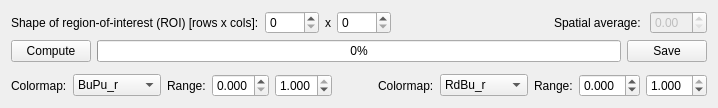
      <widget class="QWidget" name="tabWidgetPage4">
       <attribute name="title">
        <string>5. Compute</string>
       </attribute>
       <layout class="QVBoxLayout" name="verticalLayout_10">
        <item>
         <layout class="QHBoxLayout" name="horizontalLayout_12">
          <item>
           <widget class="QLabel" name="tab4_roi_label">
            <property name="enabled">
             <bool>true</bool>
            </property>
            <property name="text">
             <string>Shape of region-of-interest (ROI) [rows x cols]:</string>
            </property>
            <property name="buddy">
             <cstring>spinBoxT4_roiRow</cstring>
            </property>
           </widget>
          </item>
          <item>
           <widget class="QSpinBox" name="spinBoxT4_roiRow">
            <property name="enabled">
             <bool>true</bool>
            </property>
            <property name="maximum">
             <number>9999</number>
            </property>
           </widget>
          </item>
          <item>
           <widget class="QLabel" name="label_20">
            <property name="enabled">
             <bool>true</bool>
            </property>
            <property name="text">
             <string>x</string>
            </property>
           </widget>
          </item>
          <item>
           <widget class="QSpinBox" name="spinBoxT4_roiCol">
            <property name="enabled">
             <bool>true</bool>
            </property>
            <property name="maximum">
             <number>9999</number>
            </property>
           </widget>
          </item>
          <item>
           <spacer name="horizontalSpacer_2">
            <property name="orientation">
             <enum>Qt::Horizontal</enum>
            </property>
            <property name="sizeHint" stdset="0">
             <size>
              <width>40</width>
              <height>20</height>
             </size>
            </property>
           </spacer>
          </item>
          <item>
           <widget class="QLabel" name="label_31">
            <property name="text">
             <string>Spatial average: </string>
            </property>
           </widget>
          </item>
          <item>
           <widget class="QDoubleSpinBox" name="doubleSpinBox_mean">
            <property name="enabled">
             <bool>false</bool>
            </property>
           </widget>
          </item>
         </layout>
        </item>
        <item>
         <layout class="QHBoxLayout" name="horizontalLayout_13">
          <item>
           <widget class="QPushButton" name="pushButtonT4_compute">
            <property name="enabled">
             <bool>true</bool>
            </property>
            <property name="toolTip">
             <string>Compute statistics (might take a long time!). Before the computation start the JSON is stored. It is updated with the result once the computation is complete.</string>
            </property>
            <property name="text">
             <string>Compute</string>
            </property>
           </widget>
          </item>
          <item>
           <widget class="QProgressBar" name="progressBarT4">
            <property name="enabled">
             <bool>true</bool>
            </property>
            <property name="value">
             <number>0</number>
            </property>
           </widget>
          </item>
          <item>
           <widget class="QPushButton" name="pushButtonT4_save">
            <property name="enabled">
             <bool>true</bool>
            </property>
            <property name="toolTip">
             <string>Save the output images (below).</string>
            </property>
            <property name="text">
             <string>Save</string>
            </property>
           </widget>
          </item>
         </layout>
        </item>
        <item>
         <layout class="QHBoxLayout" name="horizontalLayout_14">
          <item>
           <widget class="QCustomPlot" name="customPlot_res0" native="true">
            <property name="sizePolicy">
             <sizepolicy hsizetype="Minimum" vsizetype="Minimum">
              <horstretch>100</horstretch>
              <verstretch>100</verstretch>
             </sizepolicy>
            </property>
           </widget>
          </item>
          <item>
           <widget class="QCustomPlot" name="customPlot_res1" native="true">
            <property name="sizePolicy">
             <sizepolicy hsizetype="Minimum" vsizetype="Minimum">
              <horstretch>100</horstretch>
              <verstretch>100</verstretch>
             </sizepolicy>
            </property>
           </widget>
          </item>
         </layout>
        </item>
        <item>
         <layout class="QHBoxLayout" name="horizontalLayout_16">
          <item>
           <widget class="QLabel" name="tab4_cmapRes1_label">
            <property name="enabled">
             <bool>true</bool>
            </property>
            <property name="text">
             <string>Colormap:</string>
            </property>
            <property name="buddy">
             <cstring>comboBoxT4_cmapRes1</cstring>
            </property>
           </widget>
          </item>
          <item>
           <widget class="QComboBox" name="comboBoxT4_cmapRes1">
            <property name="enabled">
             <bool>true</bool>
            </property>
            <property name="currentIndex">
             <number>49</number>
            </property>
            <item>
             <property name="text">
              <string>Accent</string>
             </property>
            </item>
            <item>
             <property name="text">
              <string>Dark2</string>
             </property>
            </item>
            <item>
             <property name="text">
              <string>Paired</string>
             </property>
            </item>
            <item>
             <property name="text">
              <string>Spectral</string>
             </property>
            </item>
            <item>
             <property name="text">
              <string>Pastel1</string>
             </property>
            </item>
            <item>
             <property name="text">
              <string>Pastel2</string>
             </property>
            </item>
            <item>
             <property name="text">
              <string>Set1</string>
             </property>
            </item>
            <item>
             <property name="text">
              <string>Set2</string>
             </property>
            </item>
            <item>
             <property name="text">
              <string>Set3</string>
             </property>
            </item>
            <item>
             <property name="text">
              <string>Blues</string>
             </property>
            </item>
            <item>
             <property name="text">
              <string>Greens</string>
             </property>
            </item>
            <item>
             <property name="text">
              <string>Greys</string>
             </property>
            </item>
            <item>
             <property name="text">
              <string>Oranges</string>
             </property>
            </item>
            <item>
             <property name="text">
              <string>Purples</string>
             </property>
            </item>
            <item>
             <property name="text">
              <string>Reds</string>
             </property>
            </item>
            <item>
             <property name="text">
              <string>BuPu</string>
             </property>
            </item>
            <item>
             <property name="text">
              <string>GnBu</string>
             </property>
            </item>
            <item>
             <property name="text">
              <string>PuBu</string>
             </property>
            </item>
            <item>
             <property name="text">
              <string>PuBuGn</string>
             </property>
            </item>
            <item>
             <property name="text">
              <string>PuRd</string>
             </property>
            </item>
            <item>
             <property name="text">
              <string>RdPu</string>
             </property>
            </item>
            <item>
             <property name="text">
              <string>OrRd</string>
             </property>
            </item>
            <item>
             <property name="text">
              <string>RdOrYl</string>
             </property>
            </item>
            <item>
             <property name="text">
              <string>YlGn</string>
             </property>
            </item>
            <item>
             <property name="text">
              <string>YlGnBu</string>
             </property>
            </item>
            <item>
             <property name="text">
              <string>YlOrRd</string>
             </property>
            </item>
            <item>
             <property name="text">
              <string>BrBG</string>
             </property>
            </item>
            <item>
             <property name="text">
              <string>PuOr</string>
             </property>
            </item>
            <item>
             <property name="text">
              <string>RdBu</string>
             </property>
            </item>
            <item>
             <property name="text">
              <string>RdGy</string>
             </property>
            </item>
            <item>
             <property name="text">
              <string>RdYlBu</string>
             </property>
            </item>
            <item>
             <property name="text">
              <string>RdYlGn</string>
             </property>
            </item>
            <item>
             <property name="text">
              <string>PiYG</string>
             </property>
            </item>
            <item>
             <property name="text">
              <string>PRGn</string>
             </property>
            </item>
            <item>
             <property name="text">
              <string>Accent_r</string>
             </property>
            </item>
            <item>
             <property name="text">
              <string>Dark2_r</string>
             </property>
            </item>
            <item>
             <property name="text">
              <string>Paired_r</string>
             </property>
            </item>
            <item>
             <property name="text">
              <string>Spectral_r</string>
             </property>
            </item>
            <item>
             <property name="text">
              <string>Pastel1_r</string>
             </property>
            </item>
            <item>
             <property name="text">
              <string>Pastel2_r</string>
             </property>
            </item>
            <item>
             <property name="text">
              <string>Set1_r</string>
             </property>
            </item>
            <item>
             <property name="text">
              <string>Set2_r</string>
             </property>
            </item>
            <item>
             <property name="text">
              <string>Set3_r</string>
             </property>
            </item>
            <item>
             <property name="text">
              <string>Blues_r</string>
             </property>
            </item>
            <item>
             <property name="text">
              <string>Greens_r</string>
             </property>
            </item>
            <item>
             <property name="text">
              <string>Greys_r</string>
             </property>
            </item>
            <item>
             <property name="text">
              <string>Oranges_r</string>
             </property>
            </item>
            <item>
             <property name="text">
              <string>Purples_r</string>
             </property>
            </item>
            <item>
             <property name="text">
              <string>Reds_r</string>
             </property>
            </item>
            <item>
             <property name="text">
              <string>BuPu_r</string>
             </property>
            </item>
            <item>
             <property name="text">
              <string>GnBu_r</string>
             </property>
            </item>
            <item>
             <property name="text">
              <string>PuBu_r</string>
             </property>
            </item>
            <item>
             <property name="text">
              <string>PuBuGn_r</string>
             </property>
            </item>
            <item>
             <property name="text">
              <string>PuRd_r</string>
             </property>
            </item>
            <item>
             <property name="text">
              <string>RdPu_r</string>
             </property>
            </item>
            <item>
             <property name="text">
              <string>OrRd_r</string>
             </property>
            </item>
            <item>
             <property name="text">
              <string>RdOrYl_r</string>
             </property>
            </item>
            <item>
             <property name="text">
              <string>YlGn_r</string>
             </property>
            </item>
            <item>
             <property name="text">
              <string>YlGnBu_r</string>
             </property>
            </item>
            <item>
             <property name="text">
              <string>YlOrRd_r</string>
             </property>
            </item>
            <item>
             <property name="text">
              <string>BrBG_r</string>
             </property>
            </item>
            <item>
             <property name="text">
              <string>PuOr_r</string>
             </property>
            </item>
            <item>
             <property name="text">
              <string>RdBu_r</string>
             </property>
            </item>
            <item>
             <property name="text">
              <string>RdGy_r</string>
             </property>
            </item>
            <item>
             <property name="text">
              <string>RdYlBu_r</string>
             </property>
            </item>
            <item>
             <property name="text">
              <string>RdYlGn_r</string>
             </property>
            </item>
            <item>
             <property name="text">
              <string>PiYG_r</string>
             </property>
            </item>
            <item>
             <property name="text">
              <string>PRGn_r</string>
             </property>
            </item>
           </widget>
          </item>
          <item>
           <widget class="QLabel" name="tab4_clim_raw_label">
            <property name="enabled">
             <bool>true</bool>
            </property>
            <property name="text">
             <string>Range:</string>
            </property>
            <property name="buddy">
             <cstring>doubleSpinBoxT4_climLowRes1</cstring>
            </property>
           </widget>
          </item>
          <item>
           <widget class="QDoubleSpinBox" name="doubleSpinBoxT4_climLowRes1">
            <property name="enabled">
             <bool>true</bool>
            </property>
            <property name="decimals">
             <number>3</number>
            </property>
            <property name="maximum">
             <double>1.000000000000000</double>
            </property>
           </widget>
          </item>
          <item>
           <widget class="QDoubleSpinBox" name="doubleSpinBoxT4_climHghRes1">
            <property name="enabled">
             <bool>true</bool>
            </property>
            <property name="decimals">
             <number>3</number>
            </property>
            <property name="maximum">
             <double>1.000000000000000</double>
            </property>
            <property name="value">
             <double>1.000000000000000</double>
            </property>
           </widget>
          </item>
          <item>
           <spacer name="horizontalSpacer_3">
            <property name="orientation">
             <enum>Qt::Horizontal</enum>
            </property>
            <property name="sizeHint" stdset="0">
             <size>
              <width>40</width>
              <height>20</height>
             </size>
            </property>
           </spacer>
          </item>
          <item>
           <widget class="QLabel" name="tab4_cmapRes2_label">
            <property name="enabled">
             <bool>true</bool>
            </property>
            <property name="text">
             <string>Colormap:</string>
            </property>
            <property name="buddy">
             <cstring>comboBoxT4_cmapRes2</cstring>
            </property>
           </widget>
          </item>
          <item>
           <widget class="QComboBox" name="comboBoxT4_cmapRes2">
            <property name="enabled">
             <bool>true</bool>
            </property>
            <property name="currentIndex">
             <number>62</number>
            </property>
            <item>
             <property name="text">
              <string>Accent</string>
             </property>
            </item>
            <item>
             <property name="text">
              <string>Dark2</string>
             </property>
            </item>
            <item>
             <property name="text">
              <string>Paired</string>
             </property>
            </item>
            <item>
             <property name="text">
              <string>Spectral</string>
             </property>
            </item>
            <item>
             <property name="text">
              <string>Pastel1</string>
             </property>
            </item>
            <item>
             <property name="text">
              <string>Pastel2</string>
             </property>
            </item>
            <item>
             <property name="text">
              <string>Set1</string>
             </property>
            </item>
            <item>
             <property name="text">
              <string>Set2</string>
             </property>
            </item>
            <item>
             <property name="text">
              <string>Set3</string>
             </property>
            </item>
            <item>
             <property name="text">
              <string>Blues</string>
             </property>
            </item>
            <item>
             <property name="text">
              <string>Greens</string>
             </property>
            </item>
            <item>
             <property name="text">
              <string>Greys</string>
             </property>
            </item>
            <item>
             <property name="text">
              <string>Oranges</string>
             </property>
            </item>
            <item>
             <property name="text">
              <string>Purples</string>
             </property>
            </item>
            <item>
             <property name="text">
              <string>Reds</string>
             </property>
            </item>
            <item>
             <property name="text">
              <string>BuPu</string>
             </property>
            </item>
            <item>
             <property name="text">
              <string>GnBu</string>
             </property>
            </item>
            <item>
             <property name="text">
              <string>PuBu</string>
             </property>
            </item>
            <item>
             <property name="text">
              <string>PuBuGn</string>
             </property>
            </item>
            <item>
             <property name="text">
              <string>PuRd</string>
             </property>
            </item>
            <item>
             <property name="text">
              <string>RdPu</string>
             </property>
            </item>
            <item>
             <property name="text">
              <string>OrRd</string>
             </property>
            </item>
            <item>
             <property name="text">
              <string>RdOrYl</string>
             </property>
            </item>
            <item>
             <property name="text">
              <string>YlGn</string>
             </property>
            </item>
            <item>
             <property name="text">
              <string>YlGnBu</string>
             </property>
            </item>
            <item>
             <property name="text">
              <string>YlOrRd</string>
             </property>
            </item>
            <item>
             <property name="text">
              <string>BrBG</string>
             </property>
            </item>
            <item>
             <property name="text">
              <string>PuOr</string>
             </property>
            </item>
            <item>
             <property name="text">
              <string>RdBu</string>
             </property>
            </item>
            <item>
             <property name="text">
              <string>RdGy</string>
             </property>
            </item>
            <item>
             <property name="text">
              <string>RdYlBu</string>
             </property>
            </item>
            <item>
             <property name="text">
              <string>RdYlGn</string>
             </property>
            </item>
            <item>
             <property name="text">
              <string>PiYG</string>
             </property>
            </item>
            <item>
             <property name="text">
              <string>PRGn</string>
             </property>
            </item>
            <item>
             <property name="text">
              <string>Accent_r</string>
             </property>
            </item>
            <item>
             <property name="text">
              <string>Dark2_r</string>
             </property>
            </item>
            <item>
             <property name="text">
              <string>Paired_r</string>
             </property>
            </item>
            <item>
             <property name="text">
              <string>Spectral_r</string>
             </property>
            </item>
            <item>
             <property name="text">
              <string>Pastel1_r</string>
             </property>
            </item>
            <item>
             <property name="text">
              <string>Pastel2_r</string>
             </property>
            </item>
            <item>
             <property name="text">
              <string>Set1_r</string>
             </property>
            </item>
            <item>
             <property name="text">
              <string>Set2_r</string>
             </property>
            </item>
            <item>
             <property name="text">
              <string>Set3_r</string>
             </property>
            </item>
            <item>
             <property name="text">
              <string>Blues_r</string>
             </property>
            </item>
            <item>
             <property name="text">
              <string>Greens_r</string>
             </property>
            </item>
            <item>
             <property name="text">
              <string>Greys_r</string>
             </property>
            </item>
            <item>
             <property name="text">
              <string>Oranges_r</string>
             </property>
            </item>
            <item>
             <property name="text">
              <string>Purples_r</string>
             </property>
            </item>
            <item>
             <property name="text">
              <string>Reds_r</string>
             </property>
            </item>
            <item>
             <property name="text">
              <string>BuPu_r</string>
             </property>
            </item>
            <item>
             <property name="text">
              <string>GnBu_r</string>
             </property>
            </item>
            <item>
             <property name="text">
              <string>PuBu_r</string>
             </property>
            </item>
            <item>
             <property name="text">
              <string>PuBuGn_r</string>
             </property>
            </item>
            <item>
             <property name="text">
              <string>PuRd_r</string>
             </property>
            </item>
            <item>
             <property name="text">
              <string>RdPu_r</string>
             </property>
            </item>
            <item>
             <property name="text">
              <string>OrRd_r</string>
             </property>
            </item>
            <item>
             <property name="text">
              <string>RdOrYl_r</string>
             </property>
            </item>
            <item>
             <property name="text">
              <string>YlGn_r</string>
             </property>
            </item>
            <item>
             <property name="text">
              <string>YlGnBu_r</string>
             </property>
            </item>
            <item>
             <property name="text">
              <string>YlOrRd_r</string>
             </property>
            </item>
            <item>
             <property name="text">
              <string>BrBG_r</string>
             </property>
            </item>
            <item>
             <property name="text">
              <string>PuOr_r</string>
             </property>
            </item>
            <item>
             <property name="text">
              <string>RdBu_r</string>
             </property>
            </item>
            <item>
             <property name="text">
              <string>RdGy_r</string>
             </property>
            </item>
            <item>
             <property name="text">
              <string>RdYlBu_r</string>
             </property>
            </item>
            <item>
             <property name="text">
              <string>RdYlGn_r</string>
             </property>
            </item>
            <item>
             <property name="text">
              <string>PiYG_r</string>
             </property>
            </item>
            <item>
             <property name="text">
              <string>PRGn_r</string>
             </property>
            </item>
           </widget>
          </item>
          <item>
           <widget class="QLabel" name="tab4_clim_interp_label">
            <property name="enabled">
             <bool>true</bool>
            </property>
            <property name="text">
             <string>Range:</string>
            </property>
            <property name="buddy">
             <cstring>doubleSpinBoxT4_climLowRes2</cstring>
            </property>
           </widget>
          </item>
          <item>
           <widget class="QDoubleSpinBox" name="doubleSpinBoxT4_climLowRes2">
            <property name="enabled">
             <bool>true</bool>
            </property>
            <property name="decimals">
             <number>3</number>
            </property>
            <property name="minimum">
             <double>-1.000000000000000</double>
            </property>
            <property name="maximum">
             <double>1.000000000000000</double>
            </property>
           </widget>
          </item>
          <item>
           <widget class="QDoubleSpinBox" name="doubleSpinBoxT4_climHghRes2">
            <property name="enabled">
             <bool>true</bool>
            </property>
            <property name="decimals">
             <number>3</number>
            </property>
            <property name="minimum">
             <double>-1.000000000000000</double>
            </property>
            <property name="maximum">
             <double>1.000000000000000</double>
            </property>
            <property name="value">
             <double>1.000000000000000</double>
            </property>
           </widget>
          </item>
         </layout>
        </item>
       </layout>
      </widget>
